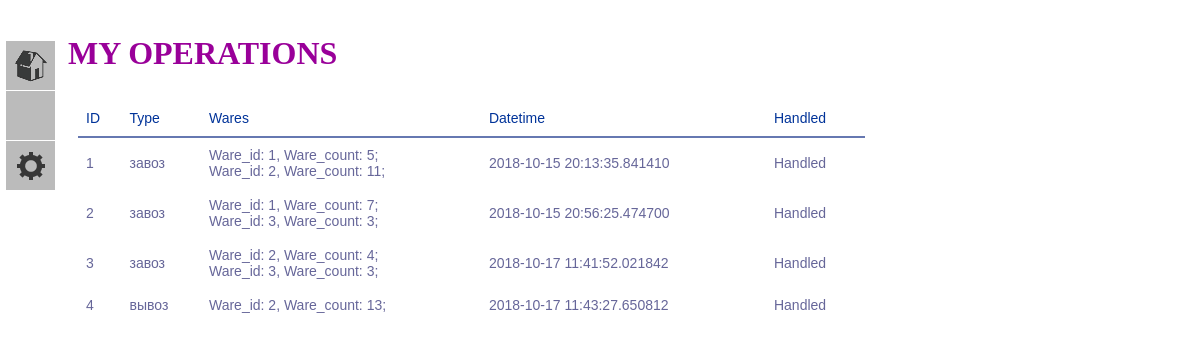
The app's page / (signed in) with its own data.
### models.py (models this page shows, shortened)
class Operation(db.Model):
    id = db.Column(db.Integer, primary_key=True)
    client_id = db.Column(db.Integer, db.ForeignKey('client.id', ondelete='CASCADE', onupdate='CASCADE'), index=True)
    operation_type = db.Column(db.String(16), index=True)
    date_time = db.Column(db.TIMESTAMP)
    handled = db.Column(db.Integer, default=0, index=True)
    op_ware = db.relationship("WareOperation", back_populates='operations', cascade='all')

class WareOperation(db.Model):
    ware_id = db.Column(db.Integer, db.ForeignKey('ware.id', onupdate='CASCADE'), primary_key=True)
    operation_id = db.Column(db.Integer, db.ForeignKey('operation.id', onupdate='CASCADE'), primary_key=True)
    ware_count = db.Column(db.INTEGER, default=1)
    wares = db.relationship("Ware", back_populates='op_ware')
    operations = db.relationship("Operation", back_populates='op_ware')
    def __repr__(self):
        return "Ware_id: {}, Ware_count: {}".format(self.ware_id, self.ware_count)

### main.py (the view)
@app.route('/', methods=['GET', 'POST'])
def index():
    if g.id and g.user is not None and g.user.is_authenticated:
        form = StorageInfoForm()
        if form.validate_on_submit():
            form.create_instance()
            return redirect(url_for('index'))
        return render_template("user_base_page.html", user_id=g.id, c=Client.query.filter_by(user_id=g.id), form=form,
                               Ware=Ware, Storage=Storage, Operation=Operation, Client=Client, User=User,
                               WareStorage=WareStorage, WareOperation=WareOperation,
                               ROLE_ADMIN=1, ROLE_USER=0)
    else:
        flash("You must be logged in to access index page")
        return redirect(url_for('login'))

### main.py (called while the page is built)
@app.before_request
def before_request():
    g.user = current_user
    g.id = 0 if not g.user.is_authenticated else g.user.id

### models.py (called while the page is built)
@lm.user_loader
def load_user(id):
    return User.query.get(int(id))

### templates/user_base_page.html (shortened to what this page needs)
{% extends "base.html" %}
{% block form %}
{% set u = User.query.get(user_id) %}
{% if u is not none %}
    {% if u.role == ROLE_USER %}
        {% set c = Client.query.filter_by(user_id=u.id).first() %}
        <h1>MY OPERATIONS</h1><br>
        <table class="operations">
        <tr><th>ID</th><th>Type</th><th>Wares</th><th>Datetime</th><th>Handled</th></tr>
            {% for operation in Operation.query.filter_by(client_id=c.id).all() %}
                <tr>
                    <td>{{ operation.id }}</td> <td>{{ operation.operation_type }}</td>
                    {% set wop = WareOperation.query.filter_by(operation_id=operation.id).all() %}
                    <td>{% for i in range(wop|length) %}{{ wop[i] }};<br> {% endfor %}</td>
                    <td>{{ operation.date_time }}</td>
                    <td>{% if operation.handled == 0 %} Waiting to be handled {% else %} Handled {% endif %}</td>
                </tr>
            {% endfor %}
        </table>
    {% endif %}
{% endif %}
{% endblock %}

### templates/base.html (shortened to what this page needs)
<!DOCTYPE html>
<html lang="en">
<head>
    <link type= "text/css" rel="stylesheet" href="{{ url_for('static', filename='css/main.css')}}"/>
</head>
<body>
    <div id='menu'>
		<ul class="menu">
            <li class="home">
                <a>BASE</a>
            </li>
            {%if user_id %}
                {% if User.query.get(user_id).role == ROLE_USER %}
                    <li class="actions-user">
                {% else %}
                    <li class="actions-admin">
                {% endif %}
                    <a>Actions</a>
                </li>
            {% endif %}
            <li class="settings">
                <a>Statistics</a>
            </li>
		</ul>
	</div>
    {% block form %}{% endblock %}
</body>
</html>

### static/css/main.css (style rules this page uses)
#menu { display: inline-block; position: fixed; top: 40px; left: 5px; padding: 0px; margin: 0px; }
h1 { margin: 0px; color: #909; text-shadow: 0px 1px 0px #fff; }
body { padding-left: 60px; margin-top: 35px; background: -moz-linear-gradient(-45deg, #ddddfb 5%, #fff 95%); height: 100%; }
.menu { position: absolute; top: 0; left: 0; font: 1em 'PT Sans', Tahoma, Arial; text-transform: uppercase; list-style: none; padding: 0; margin: 0; width: 50px; }
.menu li { height: 50px; width: 50px; overflow: hidden; -moz-transition: width .3s ease-in-out, height .3s ease-in-out .3s; }
.menu li a { display: block; width: 200px; height: 40px; line-height: 40px; background: #bbb; padding: 0px; margin: 1px; color: #fff; padding-left: 15px; cursor: pointer; -moz-transition: background .3s ease-in-out; }
.menu li a:first-child { font-size: 1.1 em; height: 50px; line-height: 50px; position: relative; text-indent: 40px; }
.menu li a:first-child:before { content: ''; display: block; position: absolute; height: 50px; width: 50px; left: 0px; opacity: .7; }
.settings a:first-child:before { background: url(/static/images/settings.png) center no-repeat; }
.home a:first-child:before { background: url(/static/images/home.png) center no-repeat; }
table { font-family: "Lucida Sans Unicode", "Lucida Grande", Sans-Serif; font-size: 14px; background: white; max-width: 70%; width: 70%; border-collapse: collapse; text-align: left; margin: 10px; }
th { font-weight: normal; color: #039; border-bottom: 2px solid #6678b1; padding: 10px 8px; }
td { color: #669; padding: 9px 8px; transition: .3s linear; }

### records on screen
Operation: id "1", operation_type "завоз", date_time "2018-10-15 20:13:35.841410", handled "Handled"
WareOperation: ware+ware_count "Ware_id: 1, Ware_count: 5"
WareOperation: ware+ware_count "Ware_id: 2, Ware_count: 11"
Operation: id "2", operation_type "завоз", date_time "2018-10-15 20:56:25.474700", handled "Handled"
WareOperation: ware+ware_count "Ware_id: 1, Ware_count: 7"
WareOperation: ware+ware_count "Ware_id: 3, Ware_count: 3"
Operation: id "3", operation_type "завоз", date_time "2018-10-17 11:41:52.021842", handled "Handled"
WareOperation: ware+ware_count "Ware_id: 2, Ware_count: 4"
WareOperation: ware+ware_count "Ware_id: 3, Ware_count: 3"
Operation: id "4", operation_type "вывоз", date_time "2018-10-17 11:43:27.650812", handled "Handled"
WareOperation: ware+ware_count "Ware_id: 2, Ware_count: 13"
